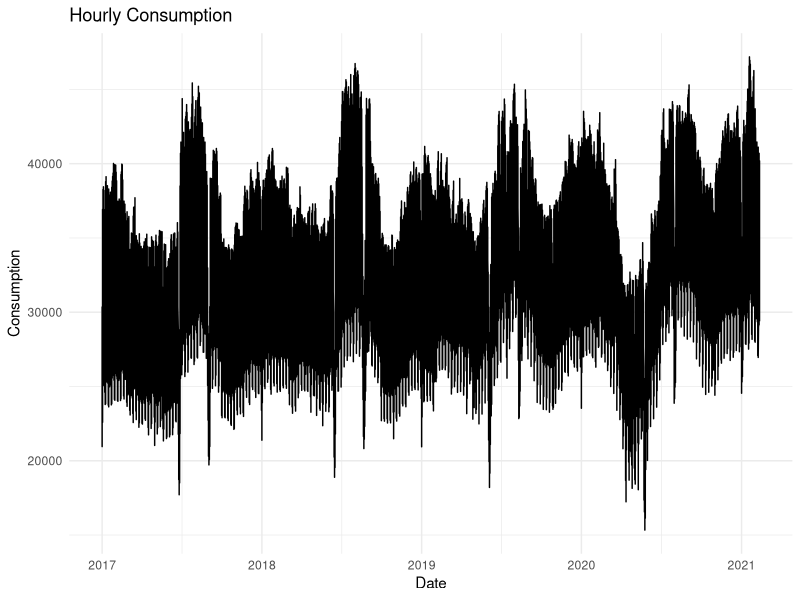
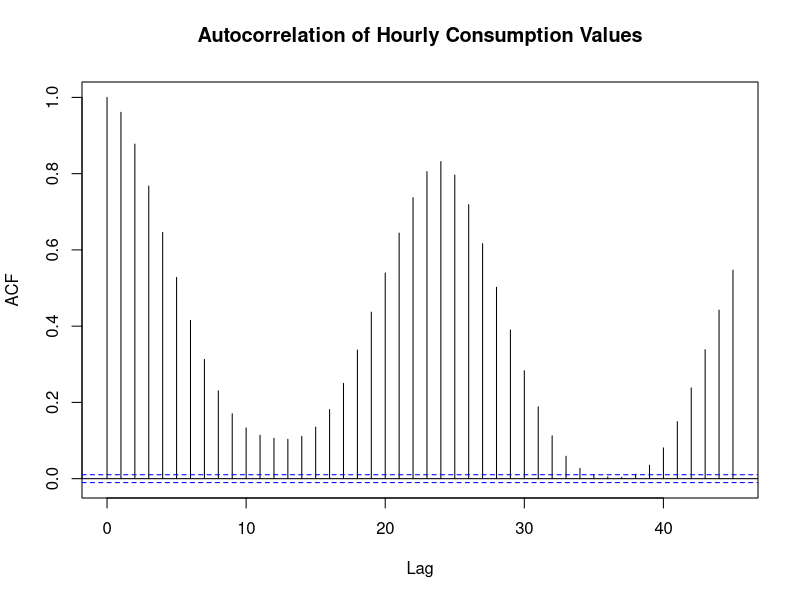
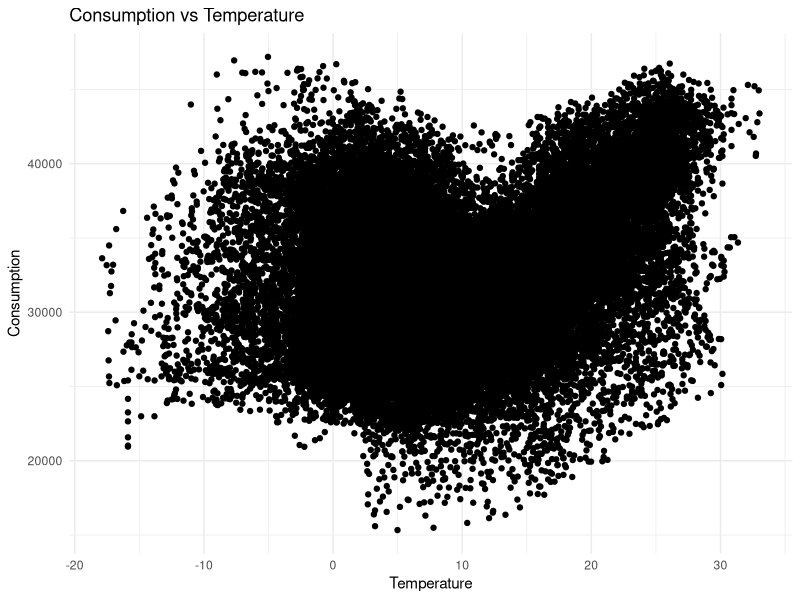
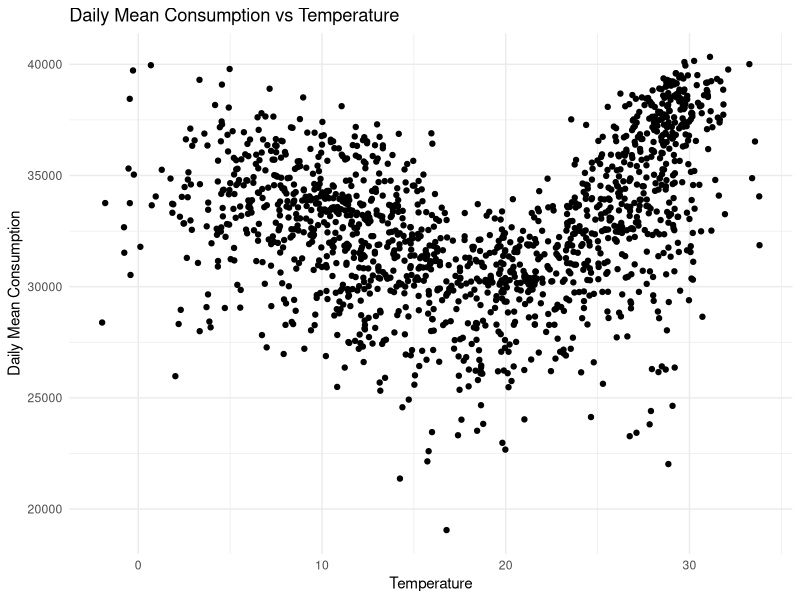
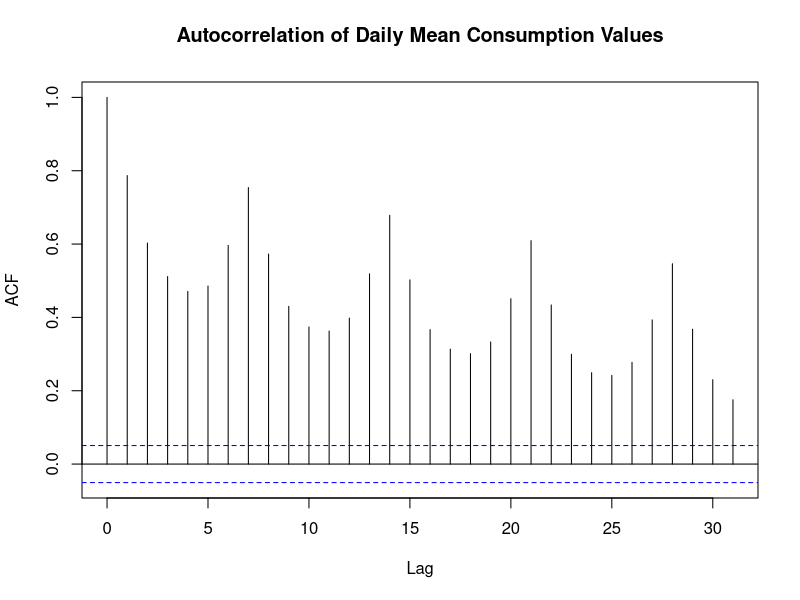

Source code (R) for these figures, in order: (Note: this script raises an error after producing the figures.)
## ---- chunk 1
library(data.table)
library(knitr)
library(zoo)
library(readxl)
library(corrplot)
library(ggplot2)
library(lubridate)
library(forecast)
library(urca)

hourly_consumption<- as.data.table(read.csv(file='proj.csv'))
names(hourly_consumption) = c("Date", "Hour", "Consumption","T1","T2","T3","T4","T5","T6","T7")

hourly_consumption$Date = as.Date(factor(hourly_consumption$Date), format = "%Y-%m-%d")
hourly_consumption$Hour = rep(c(0:23), times = nrow(hourly_consumption)/24)
hourly_consumption[,Consumption:=as.numeric(Consumption)]

add = as.data.table(read_excel("b.xlsx", range = "A1:K841"))
add[,...1:=NULL]
names(add) = c("Date", "Hour", "Consumption","T1","T2","T3","T4","T5","T6","T7")
add$Date <- as.Date(factor(add$Date), format = "%Y-%m-%d")
hourly_consumption = rbind(hourly_consumption, add)

str(hourly_consumption)
head(hourly_consumption)
## ---- chunk 2

ggplot(data = hourly_consumption, aes(x = Date)) + geom_line(aes(y=Consumption)) + theme_minimal()+ ggtitle("Hourly Consumption") 
## ---- chunk 3
acf(hourly_consumption$Consumption, main = "Autocorrelation of Hourly Consumption Values")
## ---- chunk 4
ggplot(data = hourly_consumption, aes(y = Consumption, x = T1)) + geom_point() + theme_minimal() + labs(x = "Temperature") + ggtitle("Consumption vs Temperature")
## ---- chunk 5
N = c(2511700,2237940,232374,4367251,887475,5639076,15519267)
hourly_consumption[, Tnet := (T1*N[1]+T2*N[2]+T3*N[3]+T4*N[4]+T5*N[5]+T6*N[6]+T7*N[7])/sum(N)]
daily_consumption=hourly_consumption[,list(mean_consumption=mean(Consumption, na.rm = T), Tn = max(Tnet)),by=list(Date)]
daily_consumption[, month:=month(Date)]
daily_consumption[, index:=1:.N]
daily_consumption[, weekday:=(index%%7)]

daily_consumption[,special:=0]

daily_consumption[(((month(Date)==4 & day(Date)==23)|(month(Date)==5 & day(Date)==19)|(month(Date)==7 & day(Date)==15)|
                    (month(Date)==8 & day(Date)==30)|(month(Date)==10 & day(Date)==29))&weekday!=1&weekday!=0), special:=1]

daily_consumption[(((month(Date)==4 & day(Date)==24)|(month(Date)==5 & day(Date)==20)|(month(Date)==7 & day(Date)==16)|
                    (month(Date)==8 & day(Date)==31)|(month(Date)==10 & day(Date)==30))&weekday==6), special:=1]

daily_consumption[(((month(Date)==4 & day(Date)==22)|(month(Date)==5 & day(Date)==18)|(month(Date)==7 & day(Date)==14)|
                    (month(Date)==8 & day(Date)==29)|(month(Date)==10 & day(Date)==28))&weekday==2), special:=1]

daily_consumption[(((month(Date)==6 & day(Date)==26)|(month(Date)==6 & day(Date)==27)|(month(Date)==8 & day(Date)==31)|
                    (month(Date)==9 & day(Date)==1)|(month(Date)==9 & day(Date)==1))&weekday!=1&weekday!=0&year(Date)==2017), special:=1]

daily_consumption[(((month(Date)==6 & day(Date)==14)|(month(Date)==6 & day(Date)==15)|(month(Date)==8 & day(Date)==20)|
                    (month(Date)==8 & day(Date)==21)|(month(Date)==8 & day(Date)==22)|(month(Date)==8 & day(Date)==23)|
                    (month(Date)==8 & day(Date)==24))&weekday!=1&weekday!=0&year(Date)==2018), special:=1]

daily_consumption[(((month(Date)==6 & day(Date)==3)|(month(Date)==6 & day(Date)==4)|(month(Date)==6 & day(Date)==5)|
                    (month(Date)==6 & day(Date)==6)|(month(Date)==6 & day(Date)==7)|(month(Date)==8 & day(Date)==12)|
                    (month(Date)==8 & day(Date)==13)|(month(Date)==8 & day(Date)==14))&weekday!=1&weekday!=0&year(Date)==2019), special:=1]

daily_consumption[(((month(Date)==5 & day(Date)==25)|(month(Date)==5 & day(Date)==26)|(month(Date)==7 & day(Date)==30)|
                    (month(Date)==7 & day(Date)==31)|(month(Date)==8 & day(Date)==8))&weekday!=1&weekday!=0&year(Date)==2020), special:=1]
daily_consumption[(month(Date)==1&day(Date)==1)&weekday!=1&weekday!=0, special:=1]

daily_consumption[,normal:=mean_consumption]
daily_consumption[, lag7 := shift(daily_consumption$mean_consumption, 7)]
daily_consumption[,week_after:=shift(mean_consumption,-7)]
daily_consumption[special==1, normal:=(lag7+week_after)/2]
## ---- chunk 6
head(daily_consumption)
ggplot(data = daily_consumption, aes(x = Tn, y =normal)) + geom_point() + theme_minimal() + labs(x = "Temperature", y = "Daily Mean Consumption") + 
  ggtitle("Daily Mean Consumption vs Temperature")
## ---- chunk 7
acf(daily_consumption$mean_consumption, main = "Autocorrelation of Daily Mean Consumption Values")
## ---- chunk 8
daily_consumption[, diff1 := c(NA,diff(mean_consumption,1))]

Tcrit = 18
daily_consumption[, Tlow := (Tn<Tcrit)*abs(Tn-Tcrit)]
daily_consumption[, Thigh := (Tn>=Tcrit)*abs(Tn-Tcrit)]

fit = lm(formula = diff1 ~ as.factor(weekday)+Tlow+Thigh,data = daily_consumption)

summary(fit)
fit$residuals%>%ur.kpss()%>%summary()
## ---- chunk 9
daily_consumption[,res:=c(NA,fit$residuals)]
model = auto.arima(daily_consumption$res, seasonal = F)
summary(model)
## ---- chunk 10
forecasted = forecast(model,h=2)
predicted = c(0,0)
weekday = c(6,0)

Tdata = data.table(read_excel("b.xlsx",range = "B842:K889",col_names = c("Date", "Hour", "Consumption","T1","T2","T3","T4","T5","T6","T7")))
Tdata[, Tnet := (T1*N[1]+T2*N[2]+T3*N[3]+T4*N[4]+T5*N[5]+T6*N[6]+T7*N[7])/sum(N)]

Tlow = c(18-max(Tdata$Tnet[1:24]),18-max(Tdata$Tnet[25:48]))
Thigh = c(0,0)

seasonalCom = predict(fit, newdata = as.data.frame(weekday,Tlow,Thigh))
predicted = predicted + seasonalCom

predicted[1] = predicted[1] + daily_consumption$mean_consumption[nrow(daily_consumption)]
predicted[2] = predicted[1] + predicted[2]

predicted
## ---- chunk 11
daily_consumption[, h0:=hourly_consumption[Hour==0,Consumption]]
daily_consumption[, h1:=hourly_consumption[Hour==1,Consumption]]
daily_consumption[, h2:=hourly_consumption[Hour==2,Consumption]]
daily_consumption[, h3:=hourly_consumption[Hour==3,Consumption]]
daily_consumption[, h4:=hourly_consumption[Hour==4,Consumption]]
daily_consumption[, h5:=hourly_consumption[Hour==5,Consumption]]
daily_consumption[, h6:=hourly_consumption[Hour==6,Consumption]]
daily_consumption[, h7:=hourly_consumption[Hour==7,Consumption]]
daily_consumption[, h8:=hourly_consumption[Hour==8,Consumption]]
daily_consumption[, h9:=hourly_consumption[Hour==9,Consumption]]
daily_consumption[, h10:=hourly_consumption[Hour==10,Consumption]]     
daily_consumption[, h11:=hourly_consumption[Hour==11,Consumption]]  
daily_consumption[, h12:=hourly_consumption[Hour==12,Consumption]]
daily_consumption[, h13:=hourly_consumption[Hour==13,Consumption]]
daily_consumption[, h14:=hourly_consumption[Hour==14,Consumption]]
daily_consumption[, h15:=hourly_consumption[Hour==15,Consumption]]
daily_consumption[, h16:=hourly_consumption[Hour==16,Consumption]]
daily_consumption[, h17:=hourly_consumption[Hour==17,Consumption]]
daily_consumption[, h18:=hourly_consumption[Hour==18,Consumption]]
daily_consumption[, h19:=hourly_consumption[Hour==19,Consumption]]
daily_consumption[, h20:=hourly_consumption[Hour==20,Consumption]]
daily_consumption[, h21:=hourly_consumption[Hour==21,Consumption]]
daily_consumption[, h22:=hourly_consumption[Hour==22,Consumption]]
daily_consumption[, h23:=hourly_consumption[Hour==23,Consumption]]


k = rep(0,24)

daily_consumptionA = daily_consumption[weekday == weekday[2]]

k[1] = mean(daily_consumptionA$h0)/(mean(daily_consumptionA$mean_consumption)*24)
k[2] = mean(daily_consumptionA$h1)/(mean(daily_consumptionA$mean_consumption)*24)
k[3] = mean(daily_consumptionA$h2)/(mean(daily_consumptionA$mean_consumption)*24)
k[4] = mean(daily_consumptionA$h3)/(mean(daily_consumptionA$mean_consumption)*24)
k[5] = mean(daily_consumptionA$h4)/(mean(daily_consumptionA$mean_consumption)*24)
k[6] = mean(daily_consumptionA$h5)/(mean(daily_consumptionA$mean_consumption)*24)
k[7] = mean(daily_consumptionA$h6)/(mean(daily_consumptionA$mean_consumption)*24)
k[8] = mean(daily_consumptionA$h7)/(mean(daily_consumptionA$mean_consumption)*24)
k[9] = mean(daily_consumptionA$h8)/(mean(daily_consumptionA$mean_consumption)*24)
k[10] = mean(daily_consumptionA$h9)/(mean(daily_consumptionA$mean_consumption)*24)
k[11] = mean(daily_consumptionA$h10)/(mean(daily_consumptionA$mean_consumption)*24)
k[12] = mean(daily_consumptionA$h11)/(mean(daily_consumptionA$mean_consumption)*24)
k[13] = mean(daily_consumptionA$h12)/(mean(daily_consumptionA$mean_consumption)*24)
k[14] = mean(daily_consumptionA$h13)/(mean(daily_consumptionA$mean_consumption)*24)
k[15] = mean(daily_consumptionA$h14)/(mean(daily_consumptionA$mean_consumption)*24)
k[16] = mean(daily_consumptionA$h15)/(mean(daily_consumptionA$mean_consumption)*24)
k[17] = mean(daily_consumptionA$h16)/(mean(daily_consumptionA$mean_consumption)*24)
k[18] = mean(daily_consumptionA$h17)/(mean(daily_consumptionA$mean_consumption)*24)
k[19] = mean(daily_consumptionA$h18)/(mean(daily_consumptionA$mean_consumption)*24)
k[20] = mean(daily_consumptionA$h19)/(mean(daily_consumptionA$mean_consumption)*24)
k[21] = mean(daily_consumptionA$h20)/(mean(daily_consumptionA$mean_consumption)*24)
k[22] = mean(daily_consumptionA$h21)/(mean(daily_consumptionA$mean_consumption)*24)
k[23] = mean(daily_consumptionA$h22)/(mean(daily_consumptionA$mean_consumption)*24)
k[24] = mean(daily_consumptionA$h23)/(mean(daily_consumptionA$mean_consumption)*24)

p=k*24*predicted[2]
p
